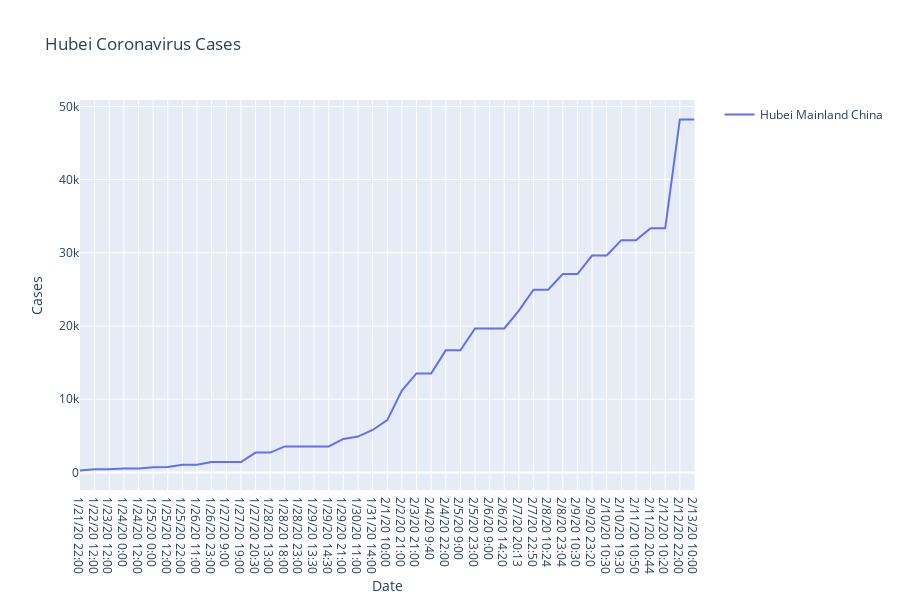

Source (notebook cell):
### Code cell
fig = px.line(final_df_MChina_Hubei,title="Hubei Coronavirus Cases", x="Date", y="Cases", color="name", line_group="name", hover_name="name",render_mode="svg")
fig.for_each_trace(lambda t: t.update(name=t.name.replace("name=", "")))
fig.show()

### Figure 1 — Plotly figure (JSON) as saved in the notebook; plotly's stock layout.template omitted (floating-point values rounded to 4 significant figures)
{"data": [{"hoverlabel": {"namelength": 0}, "hovertemplate": "<b>%{hovertext}</b><br><br>name=Hubei Mainland China<br>Date=%{x}<br>Cases=%{y}", "hovertext": ["Hubei Mainland China", "Hubei Mainland China", "Hubei Mainland China", "Hubei Mainland China", "Hubei Mainland China", "Hubei Mainland China", "Hubei Mainland China", "Hubei Mainland China", "Hubei Mainland China", "Hubei Mainland China", "Hubei Mainland China", "Hubei Mainland China", "Hubei Mainland China", "Hubei Mainland China", "Hubei Mainland China", "Hubei Mainland China", "Hubei Mainland China", "Hubei Mainland China", "Hubei Mainland China", "Hubei Mainland China", "Hubei Mainland China", "Hubei Mainland China", "Hubei Mainland China", "Hubei Mainland China", "Hubei Mainland China", "Hubei Mainland China", "Hubei Mainland China", "Hubei Mainland China", "Hubei Mainland China", "Hubei Mainland China", "Hubei Mainland China", "Hubei Mainland China", "Hubei Mainland China", "Hubei Mainland China", "Hubei Mainland China", "Hubei Mainland China", "Hubei Mainland China", "Hubei Mainland China", "Hubei Mainland China", "Hubei Mainland China", "Hubei Mainland China", "Hubei Mainland China", "Hubei Mainland China"], "legendgroup": "name=Hubei Mainland China", "line": {"color": "#636efa", "dash": "solid"}, "mode": "lines", "name": "Hubei Mainland China", "showlegend": true, "type": "scatter", "x": ["1/21/20 22:00", "1/22/20 12:00", "1/23/20 12:00", "1/24/20 0:00", "1/24/20 12:00", "1/25/20 0:00", "1/25/20 12:00", "1/25/20 22:00", "1/26/20 11:00", "1/26/20 23:00", "1/27/20 9:00", "1/27/20 19:00", "1/27/20 20:30", "1/28/20 13:00", "1/28/20 18:00", "1/28/20 23:00", "1/29/20 13:30", "1/29/20 14:30", "1/29/20 21:00", "1/30/20 11:00", "1/31/20 14:00", "2/1/20 10:00", "2/2/20 21:00", "2/3/20 21:00", "2/4/20 9:40", "2/4/20 22:00", "2/5/20 9:00", "2/5/20 23:00", "2/6/20 9:00", "2/6/20 14:20", "2/7/20 20:13", "2/7/20 22:50", "2/8/20 10:24", "2/8/20 23:04", "2/9/20 10:30", "2/9/20 23:20", "2/10/20 10:30", "2/10/20 19:30", "2/11/20 10:50", "2/11/20 20:44", "2/12/20 10:20", "2/12/20 22:00", "2/13/20 10:00"], "xaxis": "x", "y": [270, 444, 444, 549, 549, 729, 761, 1052, 1058, 1423, 1423, 1423, 2714, 2714, 3554, 3554, 3554, 3554, 4586, 4903, 5806, 7153, 11177, 13522, 13522, 16678, 16678, 19665, 19665, 19665, 22112, 24953, 24953, 27100, 27100, 29631, 29631, 31728, 31728, 33366, 33366, 48206, 48206], "yaxis": "y"}], "layout": {"height": 600, "legend": {"tracegroupgap": 0}, "title": {"text": "Hubei Coronavirus Cases"}, "xaxis": {"anchor": "y", "domain": [0, 0.98], "title": {"text": "Date"}}, "yaxis": {"anchor": "x", "domain": [0, 1], "title": {"text": "Cases"}}}}
